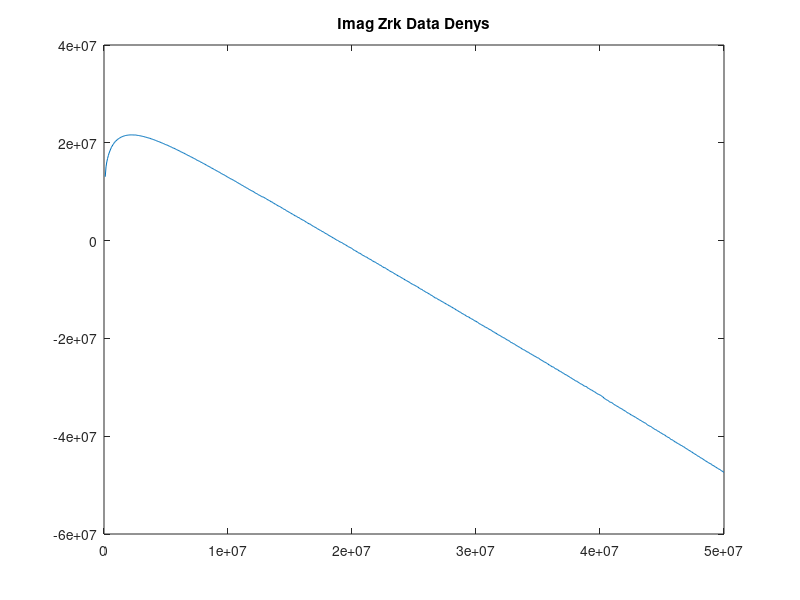
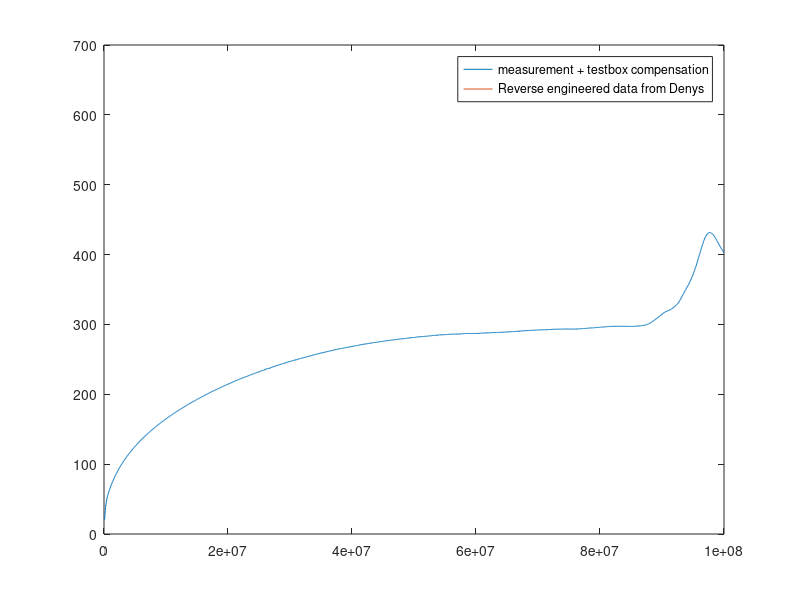
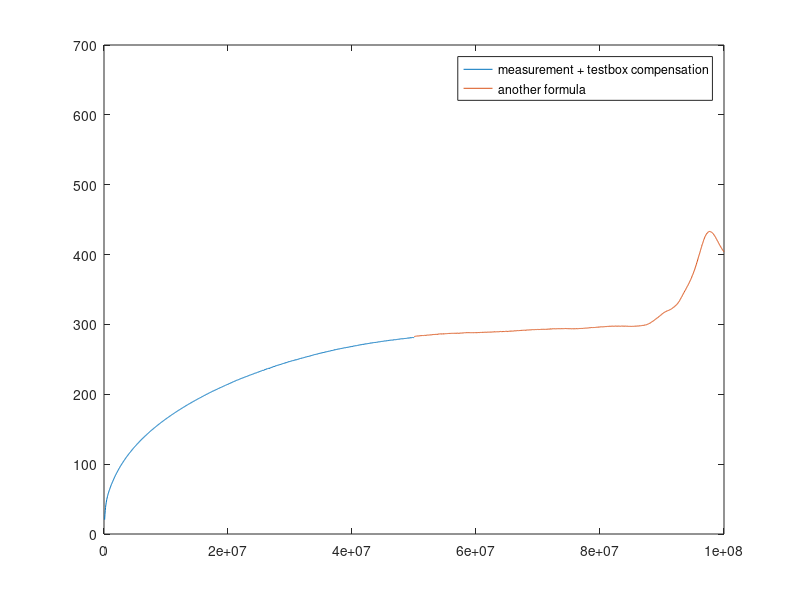
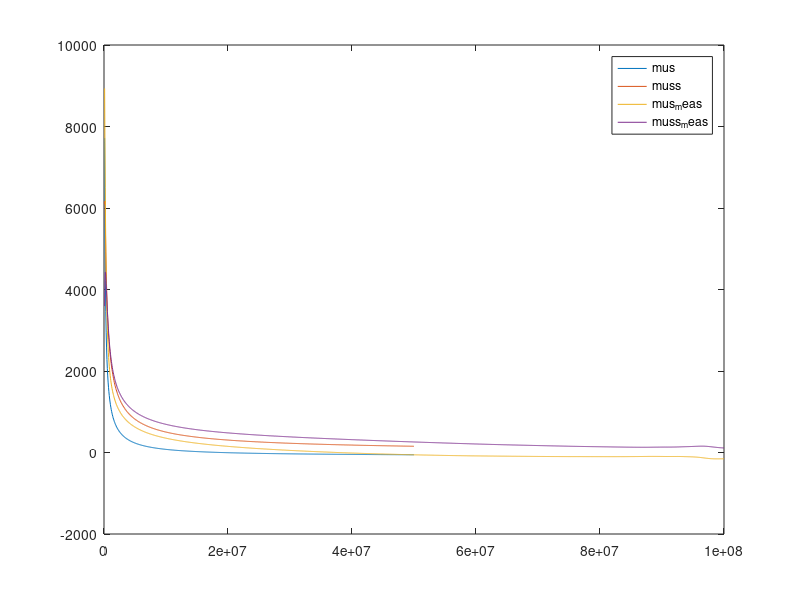

Recreate these plots in MATLAB, in order.
clc;
clear all;
close all;

%Simulation Box Measure
offset = 2;
ind = 0;
file = fopen('Ringkern.txt','r');
Rk_Simulation = textscan(file, '%s %s %s %s %s');
fclose(file);




for param_num = 2:4
    for length_num = 1:numel(Rk_Simulation{:,param_num})
        A = Rk_Simulation{:,param_num}{length_num};
        ind = strfind(A, '"');
        A(ind) = [];
        ind = strfind(A, ',');
        A(ind) = [];
        Num(length_num,param_num-1) = str2double(A);
    end    
end

%Reverse engineering of Jens' measured data

f = Num(:,1).*1e6;
w = 2.*pi.*f;
mus = Num(:,2);
muss = Num(:,3);
l = 0.025;
ra = 0.248;
ri = 0.126;

Lrk = mus.*l.*log(ra./ri)./2./pi;
Rrk = muss.*w.*Lrk./mus;
R_test = 3.5069e4;

Zrk = Rrk + 1i.*Lrk.*w;

L_test = 5.4e-7;
C_test = 11.2e-12; %10.74e-12

Zc_test = -1i./(C_test.*w);
Zl_test = 1i.*w.*L_test;
par = @(x,y)((x.*y)./(x+y));

Zges = par(Zrk + Zl_test,Zc_test);


%comparison with the own data
Box_measure4_1104 = load('Mess4_110418.dat');
f_measure = Box_measure4_1104(:,1);
Z_measure = Box_measure4_1104(:,2) + 1i.*Box_measure4_1104(:,3);
w_meas = 2.*pi.*f_measure;

%compensation of the testbox
%Zrk_meas = (Z_measure.*1i.*w_meas.*L_test.*(1./R_test + 1i.*w_meas.*C_test)-1i.*w_meas.*L_test)./...
%    (1 - Z_measure.*(1./R_test + 1i.*w_meas.*C_test));
Zrk_meas = (Z_measure.*(1 - w_meas.^2.*L_test.*C_test) - 1i.*w_meas.*L_test)./...
            (1 - 1i.*w_meas.*Z_measure.*C_test);
Zrk_meas_zaehler = Z_measure.*(w_meas.^2.*R_test.*L_test.*C_test -1i.*w_meas.*L_test - R_test)...
    + 1i.*w_meas.*R_test.*L_test;
Zrk_meas_nenner = Z_measure + 1i.*w_meas.*R_test.*C_test.*Z_measure - R_test;        
        
Lrk_meas = imag(Zrk_meas)./w_meas;
Rrk_meas = real(Zrk_meas);

%figure
%plot(f_measure,real(Zrk_meas),f_measure,imag(Zrk_meas),f_measure, abs(Zrk_meas), f, abs(Zges));
%legend('real','imag');

figure
plot(f,imag(Zrk))
title('Imag Zrk Data Denys')

figure
title('Comparison Zrk');
plot(f_measure,abs(Zrk_meas),f, abs(Zrk));
legend('measurement + testbox compensation','Reverse engineered data from Denys');
ylim([0,7e2])

figure
plot(f_measure(1:1e3),abs(Zrk_meas(1:1e3)),f_measure(1e3:end), abs(Zrk_meas_zaehler(1e3:end)./Zrk_meas_nenner(1e3:end)));
legend('measurement + testbox compensation', 'another formula');
ylim([0,7e2]);

mus_meas = Lrk_meas.*2.*pi./(l.*log(ra./ri).*4.*pi.*1e-7);
muss_meas = Rrk_meas.*mus_meas./(w_meas.*Lrk_meas);

figure
plot(f, mus, f, muss, f_measure,mus_meas,f_measure, muss_meas);
%xlim([0,3e6]);
legend('mus','muss','mus_meas','muss_meas');

figure
plot(f_measure,mus_meas,f_measure, muss_meas);


%Save material
offset = 2;
ind = 0;
A = [f_measure.*1e-6, mus_meas,muss_meas]';
file = fopen('RK_ME990.txt','w');
fprintf(file, '%f %f %f \n',A);
fclose(file);


